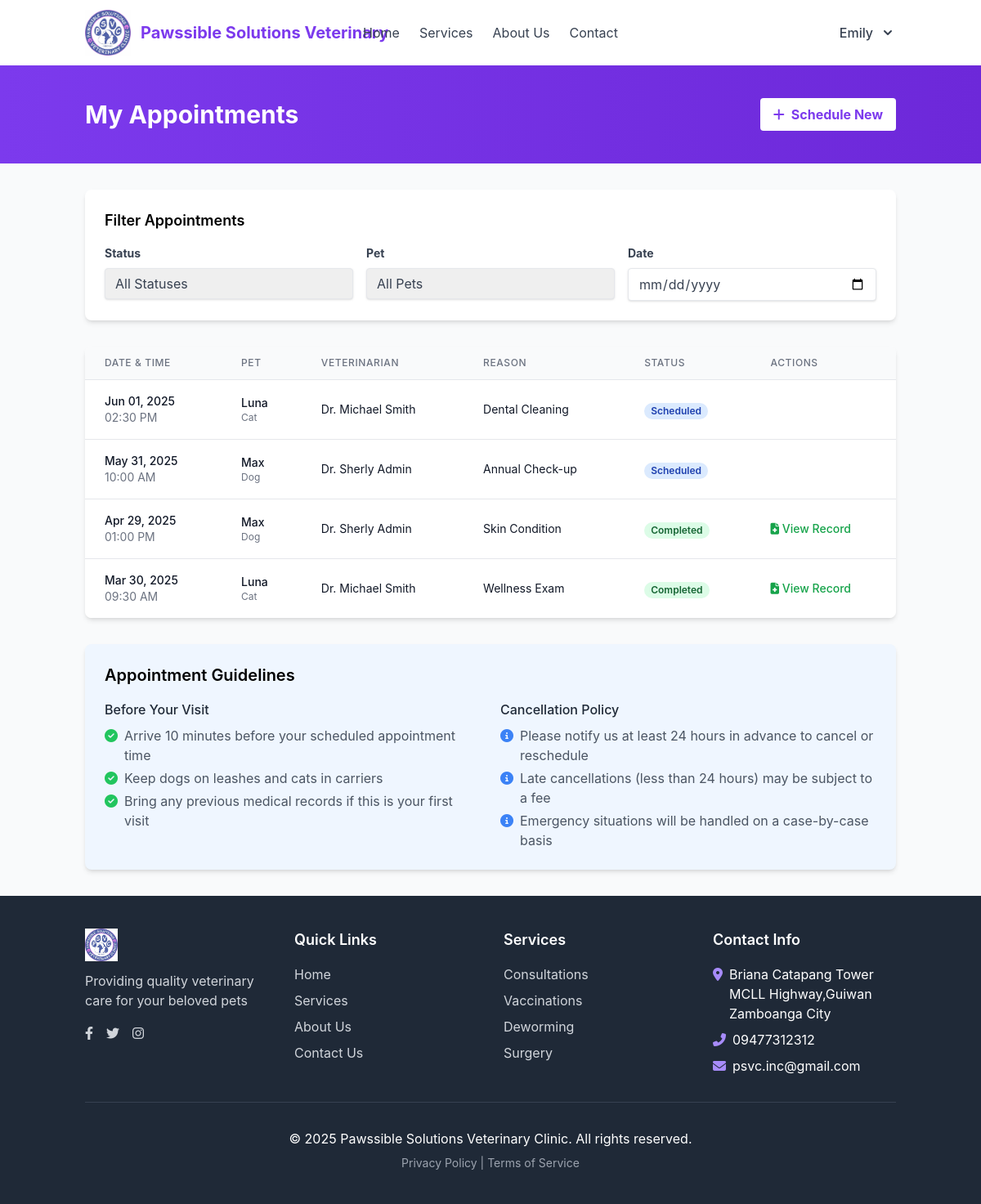
Screenshot of /my_appointments.php (signed in) with the database file from the repository.
### tables this page shows
CREATE TABLE `appointments` (
  `id` int(11) NOT NULL,
  `appointment_number` varchar(20) NOT NULL,
  `pet_id` int(11) NOT NULL,
  `vet_id` int(11) NOT NULL,
  `appointment_date` date NOT NULL,
  `appointment_time` time NOT NULL,
  `reason` varchar(100) NOT NULL,
  `notes` text DEFAULT NULL,
  `status` enum('scheduled','completed','cancelled','no-show') NOT NULL DEFAULT 'scheduled',
  `created_at` timestamp NOT NULL DEFAULT current_timestamp(),
  `updated_at` timestamp NOT NULL DEFAULT current_timestamp() ON UPDATE current_timestamp()
);

CREATE TABLE `pets` (
  `id` int(11) NOT NULL,
  `owner_id` int(11) NOT NULL,
  `name` varchar(50) NOT NULL,
  `species` varchar(50) NOT NULL,
  `breed` varchar(50) DEFAULT NULL,
  `gender` enum('male','female','unknown') NOT NULL,
  `date_of_birth` date DEFAULT NULL,
  `weight` decimal(5,2) DEFAULT NULL,
  `microchip_id` varchar(50) DEFAULT NULL,
  `created_at` timestamp NOT NULL DEFAULT current_timestamp(),
  `updated_at` timestamp NOT NULL DEFAULT current_timestamp() ON UPDATE current_timestamp()
);

### my_appointments.php (the view, shortened to what this page needs)
<?php
$user_id = $_SESSION['user_id'];
$database = new Database();
$db = $database->getConnection();
$pets_query = "SELECT id, name FROM pets WHERE owner_id = :owner_id ORDER BY name";
$pets_stmt = $db->prepare($pets_query);
$pets_stmt->bindParam(':owner_id', $user_id);
$pets_stmt->execute();
$pets = $pets_stmt->fetchAll(PDO::FETCH_ASSOC);
$date_filter = isset($_GET['date']) ? $_GET['date'] : '';
$query = "SELECT a.*, p.name as pet_name, p.species,
         CONCAT(u.first_name, ' ', u.last_name) as vet_name
         FROM appointments a
         JOIN pets p ON a.pet_id = p.id
         JOIN vets v ON a.vet_id = v.id
         JOIN users u ON v.user_id = u.id
         WHERE p.owner_id = :user_id";
$query .= " ORDER BY a.appointment_date DESC, a.appointment_time ASC";
$stmt = $db->prepare($query);
$stmt->bindParam(':user_id', $user_id);
$stmt->execute();
include_once 'includes/header.php';
?>
<div class="bg-gradient-to-r from-violet-600 to-violet-700 py-10">
    <div class="container mx-auto px-4">
        <div class="flex justify-between items-center">
            <h1 class="text-3xl font-bold text-white">My Appointments</h1>
            <a href="schedule_appointment.php" class="bg-white hover:bg-gray-100 text-violet-600 font-bold py-2 px-4 rounded inline-flex items-center transition">
                <i class="fas fa-plus mr-2"></i> Schedule New
            </a>
        </div>
    </div>
</div>
<div class="container mx-auto px-4 py-8">
    <div class="bg-white rounded-lg shadow-md p-6 mb-8">
        <h3 class="text-lg font-semibold mb-4">Filter Appointments</h3>
        <form action="" method="get" class="grid grid-cols-1 md:grid-cols-3 gap-4">
            <div>
                <label for="status" class="block text-gray-700 text-sm font-bold mb-2">Status</label>
                <select id="status" name="status" class="shadow appearance-none border rounded w-full py-2 px-3 text-gray-700 leading-tight focus:outline-none focus:shadow-outline" onchange="this.form.submit()">
                    <option value="">All Statuses</option>
                </select>
            </div>
            <?php if (count($pets) > 1): ?>
                <div>
                    <label for="pet_id" class="block text-gray-700 text-sm font-bold mb-2">Pet</label>
                    <select id="pet_id" name="pet_id" class="shadow appearance-none border rounded w-full py-2 px-3 text-gray-700 leading-tight focus:outline-none focus:shadow-outline" onchange="this.form.submit()">
                        <option value="">All Pets</option>
                    </select>
                </div>
            <?php endif; ?>
            <div>
                <label for="date" class="block text-gray-700 text-sm font-bold mb-2">Date</label>
                <input type="date" id="date" name="date" value="<?php echo $date_filter; ?>" class="shadow appearance-none border rounded w-full py-2 px-3 text-gray-700 leading-tight focus:outline-none focus:shadow-outline" onchange="this.form.submit()">
            </div>
        </form>
    </div>
    <?php if ($stmt->rowCount() > 0): ?>
        <div class="bg-white rounded-lg shadow-md overflow-hidden">
            <div class="overflow-x-auto">
                <table class="min-w-full divide-y divide-gray-200">
                    <thead class="bg-gray-50">
                        <tr>
                            <th scope="col" class="px-6 py-3 text-left text-xs font-medium text-gray-500 uppercase tracking-wider">Date & Time</th>
                            <th scope="col" class="px-6 py-3 text-left text-xs font-medium text-gray-500 uppercase tracking-wider">Pet</th>
                            <th scope="col" class="px-6 py-3 text-left text-xs font-medium text-gray-500 uppercase tracking-wider">Veterinarian</th>
                            <th scope="col" class="px-6 py-3 text-left text-xs font-medium text-gray-500 uppercase tracking-wider">Reason</th>
                            <th scope="col" class="px-6 py-3 text-left text-xs font-medium text-gray-500 uppercase tracking-wider">Status</th>
                            <th scope="col" class="px-6 py-3 text-left text-xs font-medium text-gray-500 uppercase tracking-wider">Actions</th>
                        </tr>
                    </thead>
                    <tbody class="bg-white divide-y divide-gray-200">
                        <?php while ($appointment = $stmt->fetch(PDO::FETCH_ASSOC)): ?>
                            <tr class="hover:bg-gray-50">
                                <td class="px-6 py-4 whitespace-nowrap">
                                    <div class="text-sm font-medium text-gray-900">
                                        <?php echo date('M d, Y', strtotime($appointment['appointment_date'])); ?>
                                    </div>
                                    <div class="text-sm text-gray-500">
                                        <?php echo date('h:i A', strtotime($appointment['appointment_time'])); ?>
                                    </div>
                                </td>
                                <td class="px-6 py-4">
                                    <div class="text-sm font-medium text-gray-900">
                                        <?php echo htmlspecialchars($appointment['pet_name']); ?>
                                    </div>
                                    <div class="text-xs text-gray-500">
                                        <?php echo htmlspecialchars($appointment['species']); ?>
                                    </div>
                                </td>
                                <td class="px-6 py-4 whitespace-nowrap">
                                    <div class="text-sm text-gray-900">Dr. <?php echo htmlspecialchars($appointment['vet_name']); ?></div>
                                </td>
                                <td class="px-6 py-4">
                                    <div class="text-sm text-gray-900"><?php echo htmlspecialchars($appointment['reason']); ?></div>
                                </td>
                                <td class="px-6 py-4 whitespace-nowrap">
                                    <span class="px-2 inline-flex text-xs leading-5 font-semibold rounded-full
                                        <?php
                                        switch($appointment['status']) {
                                            case 'scheduled':
                                                echo 'bg-blue-100 text-blue-800';
                                                break;
                                            case 'completed':
                                                echo 'bg-green-100 text-green-800';
                                                break;
                                        }
                                        ?>">
                                        <?php echo ucfirst($appointment['status']); ?>
                                    </span>
                                </td>
                                <td class="px-6 py-4 whitespace-nowrap text-sm font-medium">
                                    <?php if ($appointment['status'] === 'scheduled'): ?>
                                        <?php if (strtotime($appointment['appointment_date']) >= strtotime(date('Y-m-d'))): ?>
                                            <a href="edit_appointment.php?id=<?php echo $appointment['id']; ?>" class="text-indigo-600 hover:text-indigo-900 mr-3">
                                                <i class="fas fa-edit"></i>
                                            </a>
                                            <a href="cancel_appointment.php?id=<?php echo $appointment['id']; ?>" class="text-red-600 hover:text-red-900">
                                                <i class="fas fa-times"></i>
                                            </a>
                                        <?php endif; ?>
                                    <?php elseif ($appointment['status'] === 'completed'): ?>
                                        <a href="view_medical_record.php?appointment_id=<?php echo $appointment['id']; ?>" class="text-green-600 hover:text-green-900">
                                            <i class="fas fa-file-medical"></i> View Record
                                        </a>
                                    <?php endif; ?>
                                </td>
                            </tr>
                        <?php endwhile; ?>
                    </tbody>
                </table>
            </div>
        </div>
    <?php endif; ?>
    <div class="mt-8 bg-blue-50 p-6 rounded-lg shadow-md">
        <h3 class="text-xl font-semibold mb-4">Appointment Guidelines</h3>
        <div class="grid md:grid-cols-2 gap-6">
            <div>
                <h4 class="font-medium text-gray-800 mb-2">Before Your Visit</h4>
                <ul class="space-y-1 text-gray-600">
                    <li class="flex items-start">
                        <i class="fas fa-check-circle text-green-500 mt-1 mr-2"></i>
                        <span>Arrive 10 minutes before your scheduled appointment time</span>
                    </li>
                    <li class="flex items-start">
                        <i class="fas fa-check-circle text-green-500 mt-1 mr-2"></i>
                        <span>Keep dogs on leashes and cats in carriers</span>
                    </li>
                    <li class="flex items-start">
                        <i class="fas fa-check-circle text-green-500 mt-1 mr-2"></i>
                        <span>Bring any previous medical records if this is your first visit</span>
                    </li>
                </ul>
            </div>
            <div>
                <h4 class="font-medium text-gray-800 mb-2">Cancellation Policy</h4>
                <ul class="space-y-1 text-gray-600">
                    <li class="flex items-start">
                        <i class="fas fa-info-circle text-blue-500 mt-1 mr-2"></i>
                        <span>Please notify us at least 24 hours in advance to cancel or reschedule</span>
                    </li>
                    <li class="flex items-start">
                        <i class="fas fa-info-circle text-blue-500 mt-1 mr-2"></i>
                        <span>Late cancellations (less than 24 hours) may be subject to a fee</span>
                    </li>
                    <li class="flex items-start">
                        <i class="fas fa-info-circle text-blue-500 mt-1 mr-2"></i>
                        <span>Emergency situations will be handled on a case-by-case basis</span>
                    </li>
                </ul>
            </div>
        </div>
    </div>
</div>
<?php include_once 'includes/footer.php'; ?>

### assets/css/style.css (style rules this page uses)
body { font-family: 'Inter', 'Segoe UI', Roboto, Arial, sans-serif; }

### rows the page displays
appointments: appointment_date "Jun 01, 2025", appointment_time "02:30 PM", pet.name "Luna", pet.species "Cat", vet_name "Michael Smith", reason "Dental Cleaning", status "Scheduled"
appointments: appointment_date "May 31, 2025", appointment_time "10:00 AM", pet.name "Max", pet.species "Dog", vet_name "Sherly Admin", reason "Annual Check-up", status "Scheduled"
appointments: appointment_date "Apr 29, 2025", appointment_time "01:00 PM", pet.name "Max", pet.species "Dog", vet_name "Sherly Admin", reason "Skin Condition", status "Completed"
appointments: appointment_date "Mar 30, 2025", appointment_time "09:30 AM", pet.name "Luna", pet.species "Cat", vet_name "Michael Smith", reason "Wellness Exam", status "Completed"

### other values shown
$_SESSION['first_name'] "Emily"
